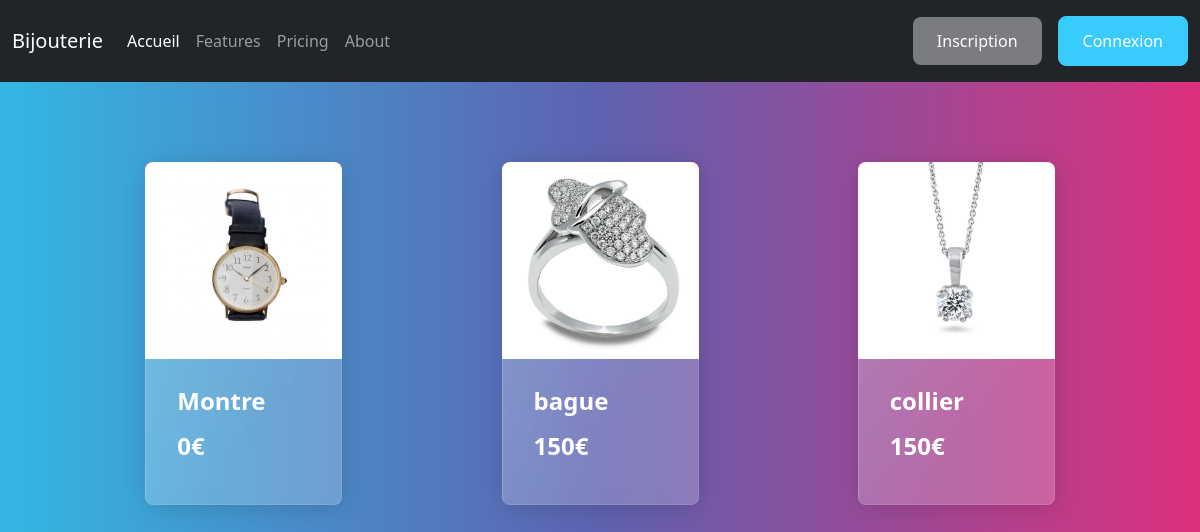
The page / on the database its author committed.
### tables this page shows
CREATE TABLE `product` (
  `id` int(11) NOT NULL,
  `title` varchar(255) NOT NULL,
  `price` float NOT NULL,
  `size` varchar(255) DEFAULT NULL,
  `picture` varchar(255) NOT NULL,
  `description` text NOT NULL,
  `id_category` int(11) NOT NULL
);

### inc/init.inc.php (called while the page is built, shortened)
<?php
$pdo= new PDO('mysql:host=localhost;dbname=bijouterie', 'root', '', array(PDO::ATTR_ERRMODE=>PDO::ERRMODE_WARNING, PDO::MYSQL_ATTR_INIT_COMMAND=>'SET NAMES utf8'));
function executeRequete($requete, $param  =array())
{
    global $pdo;
             $resultat=$pdo->prepare($requete);
         $success= $resultat->execute($param);
    if ($success){
        return $resultat;
    }else{
        return false;
    }
}
function connect()
{
    if (isset($_SESSION['user'])){
        return true;
    }else{
        return false;
    }
}

### index.php (the view, shortened to what this page needs)
<?php require_once 'inc/header.inc.php';
$resultat= executeRequete("SELECT * FROM product");
$products= $resultat->fetchAll(PDO::FETCH_ASSOC);
?>
<div class="row justify-content-evenly">
    <?php foreach ($products as $product): ?>
        <a class="col-md-3 text-decoration-none " href="<?=  BASE.'front/detailProduit.php?id='.$product['id'] ; ?>">
<div class="card   p-0  border-primary m-3" style="max-width: 20rem;">
    <div class="card-header  p-0">
        <img src="<?=  $product['picture'] ; ?>"  class="rounded-top img-fluid" alt="">
    </div>
    <div class="card-body">
        <h4 class="card-title"><?=  $product['title'] ; ?></h4>
        <h4 class="card-title"><?=  $product['price'] ; ?>€</h4>
    </div>
</div>
        </a>
   <?php endforeach; ?>
</div>
<?php require_once 'inc/footer.inc.php';?>

### inc/header.inc.php (shortened to what this page needs)
<!doctype html>
<html lang="fr">
<head>
    <link rel="stylesheet" href="https://cdnjs.cloudflare.com/ajax/libs/bootswatch/5.2.3/quartz/bootstrap.min.css"
/>
</head>
<body>
<?php require_once 'init.inc.php'; ?>
<nav class="navbar navbar-expand-lg navbar-dark bg-dark">
    <div class="container-fluid">
        <a class="navbar-brand" href="<?= BASE; ?>">Bijouterie</a>
        <div class="collapse navbar-collapse" id="navbarColor02">
            <ul class="navbar-nav me-auto">
                <li class="nav-item">
                    <a class="nav-link active" href="<?= BASE; ?>">Accueil
                    </a>
                </li>
                <li class="nav-item">
                    <a class="nav-link" href="#">Features</a>
                </li>
                <li class="nav-item">
                    <a class="nav-link" href="#">Pricing</a>
                </li>
                <li class="nav-item">
                    <a class="nav-link" href="#">About</a>
                </li>
            </ul>
            <?php if (!connect()): ?>
            <a href="<?=  BASE.'security/inscription.php' ; ?>" class="btn btn-secondary me-2">Inscription</a>
            <a href="<?=  BASE.'security/connexion.php' ; ?>" class="btn btn-info">Connexion</a>
            <?php else:  ?>
                <a href="<?=  BASE.'?action=deco' ; ?>" class="btn btn-info">Deconnexion</a>
            <?php endif; ?>
        </div>
    </div>
</nav>
<div class="container mt-4 pb-4">

### inc/footer.inc.php (shortened to what this page needs)
</div>
</body>
</html>

### rows shown on the page
product: picture (picture), title "Montre", price "0"
product: picture (picture), title "bague", price "150"
product: picture (picture), title "collier", price "150"
